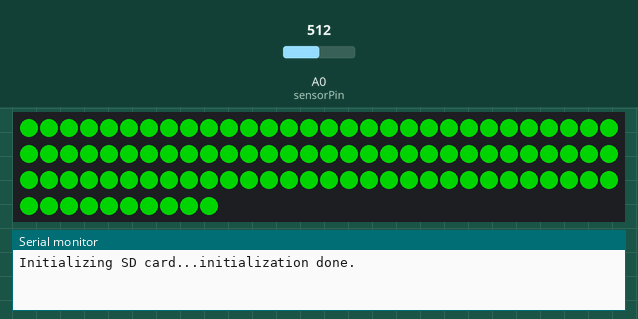
Bench run of a sketch on a simulated Arduino Uno, built with avr-gcc and run on an emulated ATmega328P. On the bench: 100 RGB LEDs in strip order, left to right, continuing on the next row, the last lines printed to the serial monitor. Inputs (shaded band) come from the test bench; at power-on: A0 (sensorPin) = 512. Dim RGB values are drawn brighter than linear; the local clock reads 2024-03-15 10:24:30 at power-on unless the sketch sets it; storage starts empty.

Above: at 2.5 s.
At 40.8 s:
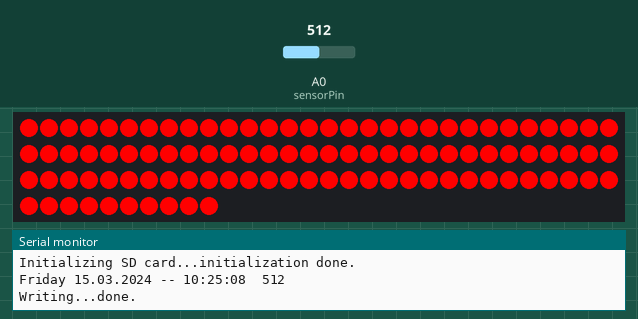

The sketch:

Test_v4_all_works_with_3_different_lights.ino
```cpp
#define sensorPin A0 // Analog input pin that the Sensor is attached to

#include <SPI.h>
#include <SD.h>

#include <DS3231.h>
DS3231  rtc(SDA, SCL);

File Data_File;

#include <FastLED.h>
#define NUM_LEDS 100 // num of leds in the rgb strip
#define DATA_PIN 9 // data pin of the rgb strip
CRGB leds[NUM_LEDS];
int checktime = 30; // the amount of time to take the average from
int brightness = 255; //brightness of the led
int myArray[30] ; // creating an array to store the data
int timelight = 0; // part of checking average
int loud = 1; //variable to store if the light should be red or white
char j,k;
long result;

void setup() {
  delay(2000); // delay for initialising devices
  //FastLED.addLeds<WS2812, DATA_PIN, GRB>(leds, NUM_LEDS);
  FastLED.addLeds<WS2811, DATA_PIN, RGB>(leds, NUM_LEDS); // initilise argb led
  pinMode(sensorPin, INPUT); // setting input for microphone
  Serial.begin(9600);// initialize serial communications at 9600 bps:
  FastLED.setBrightness(brightness); // setting the brightness of the led

  rtc.begin();

  while (!Serial) {
    ; // wait for serial port to connect. Needed for native USB port only
  }

  Serial.print("Initializing SD card...");

  if (!SD.begin(4)) {
    Serial.println("initialization failed!");
    while (1);
  }
  Serial.println("initialization done.");
}

void loop() {
  int sensorValue = analogRead(sensorPin); //reading the sensor value
  //Serial.println(sensorValue);
  //Serial.println(timelight);
  if(timelight>=checktime){ //checking if the average should be calculated
    timelight = 0;
    result = 0;
    for (j = 0; j < checktime; j++) { //getting the average
      result = result + myArray[j];
    }
    result = result / checktime; //lower the result the louder it is
    // Send Day-of-Week
    Serial.print(rtc.getDOWStr());
    Serial.print(" ");

    // Send date
    Serial.print(rtc.getDateStr());
    Serial.print(" -- ");

    // Send time
    Serial.print(rtc.getTimeStr());
    Serial.print("  ");

    Serial.println(result);
    // Wait one second before repeating
    delay (1000);
    Data_File = SD.open("Data.txt", FILE_WRITE);

    // if the file opened okay, write to it:
    if (Data_File) {
    // Send Day-of-Week
    Data_File.print(rtc.getDOWStr());
    Data_File.print(" ");

    // Send date
    Data_File.print(rtc.getDateStr());
    Data_File.print(" -- ");

    // Send time
    Data_File.println(rtc.getTimeStr());

    // Wait one second before repeating
    delay (1000);
    // close the file:
    Serial.print("Writing...");
    Data_File.print("Average Data is: ");
    Data_File.println(result);
    Data_File.close();
    Serial.println("done.");
    }
    else {
    // if the file didn't open, print an error:
    Serial.println("error opening test.txt");
    }
    if(result<550){
      loud = 3; // the students are noisy
      }
    else if((result>=550)and(result<=800)){
      loud = 2; // the students are mildly noisy
      }
    else if(result>800){
      loud = 1; // the students are not noisy
      }
    //Serial.println(loud);
   }
   else{
      myArray[timelight]=sensorValue; // adding the sensor value into the array
    }

  if (loud == 1){
    for(int whiteLed = 0; whiteLed < NUM_LEDS; whiteLed = whiteLed + 1) {
      leds[whiteLed] = CRGB::Green; // set rgb to green
      FastLED.show();
    }
  }
  else if (loud == 2){
    for(int whiteLed = 0; whiteLed < NUM_LEDS; whiteLed = whiteLed + 1) {
      leds[whiteLed] = CRGB::Orange; // set rgb to yellow
      FastLED.show();
    }
  }
  else if (loud == 3){
    for(int whiteLed = 0; whiteLed < NUM_LEDS; whiteLed = whiteLed + 1) {
      leds[whiteLed] = CRGB::Red; // set rgb to red
      FastLED.show();
    }
  }

   delay(800); // delay to get exact 1 reading per second
   timelight ++; // incrementing the variable to count to average
}
```

Measured:
- what the display in image 0 shows lasts 38.3 s, from 2.4 s to 40.7 s
